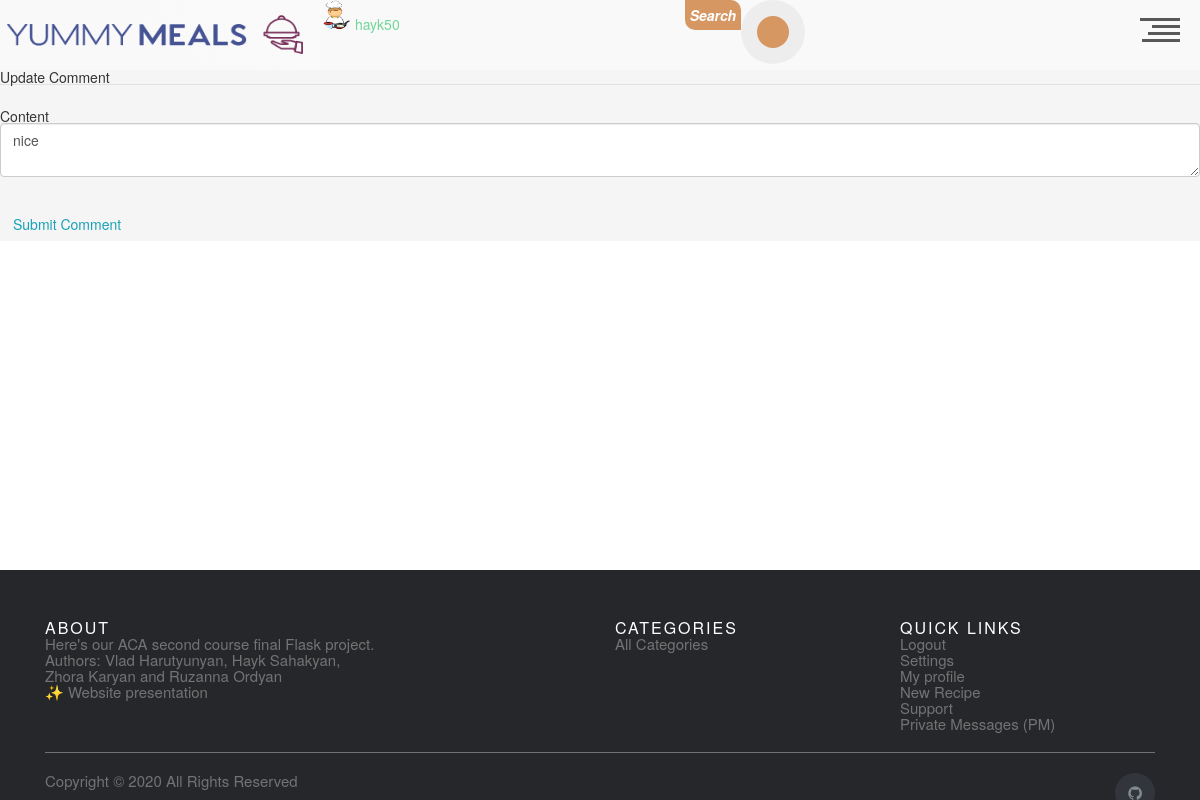
Screenshot of /user/update/25 (signed in) with the database file from the repository.
### app/users/models.py (models this page shows, shortened)
class User(db.Model, UserMixin):
    __tablename__ = 'user'
    id = db.Column(db.Integer, primary_key=True)
    username = db.Column(db.String(20), unique=True, nullable=False)
    email = db.Column(db.String(120), unique=True, nullable=False)
    image_file = db.Column(
        db.String(20), nullable=False, default='default.png')
    password = db.Column(db.String(60), nullable=False)
    comment = db.relationship('UserComments', backref='author', lazy=True)
    is_admin = db.Column(db.Boolean, default=False)

class UserComments(db.Model):
    __tablename__ = 'user_comments'
    id = db.Column(db.Integer, primary_key=True)
    date_posted = db.Column(db.DateTime, nullable=False,
                            default=datetime.utcnow)
    content = db.Column(db.Text, nullable=False)
    meal_id = db.Column(db.Integer, db.ForeignKey(
        'meal.id', ondelete='CASCADE'), nullable=False)
    user_id = db.Column(db.Integer, db.ForeignKey('user.id'), nullable=False)
    meal = db.relationship('Meal', backref="usercomments")
    user = db.relationship('User')

### app/users/routes.py (the view)
@users_bp.route("/update/<int:comment_id>", methods=['GET', 'POST'])
@login_required
def update_comment(comment_id: int):
    comment = UserComments.query.get_or_404(comment_id)
    if comment.author != current_user:
        abort(403)
    form = CommentForm()
    if form.is_submitted():
        comment.content = form.content.data
        comment.date_posted = datetime.now()
        db.session.commit()
        flash('Your comment has been updated!', 'success')
        return redirect(url_for('meals.meal_info', m_id=comment.meal_id))
    elif request.method == "GET":
        form.content.data = comment.content
    return render_template(
        'update_comment.html',
        form=form,
        legend="Update Comment")

### app/users/forms.py
class CommentForm(FlaskForm):
    content = TextAreaField('Content',
                            validators=[DataRequired()])
    username = StringField('Username',
                           validators=[DataRequired(), Length(min=2, max=20)]
                           )
    submit = SubmitField('Submit Comment')

### app/users/models.py (called while the page is built)
@login_manager.user_loader
def load_user(user_id):
    return User.query.get(int(user_id))

### app/users/templates/update_comment.html (shortened to what this page needs)
{% extends 'base.html' %}
{% block content %}
    <div class="content-section">
        <form method="POST" action="">
            <fieldset class="form-group">
                <legend class="border-bottom mb-4">{{ legend }}</legend>
                <div class="form-group">
                    {{ form.content.label(class="form-control-label") }}
                    {% if form.content.errors %}
                        {{ form.content(class="form-control form-control-lg is-invalid") }}
                        <div class="invalid-feedback">
                            {% for error in form.content.errors %}
                                <span>{{ error }}</span>
                            {% endfor %}
                        </div>
                    {% else %}
                        {{ form.content(class="form-control form-control-lg") }}
                    {% endif %}
                </div>
            </fieldset>
            <div class="form-group">
                {{ form.submit(class="btn btn-outline-info") }}
            </div>
        </form>
    </div>
{% endblock content %}

### app/index/templates/header.html (shortened to what this page needs)
<link rel="stylesheet" href="{{url_for('index.static',filename='css/header.css') }}">
<header style="display:flex">
  <h1><a style="display:flex;" href="/"><img width="321" height="70", src="{{url_for('index.static' ,  filename='media/Logo2-1.png') }}" ></a></h1>
  <h1>
  {%if current_user.is_authenticated%}
  <img width="30" height="30", src="{{url_for('users.static' ,  filename='profile_pics/'+current_user.image_file) }}" alt="Avatar" class="avatar img-circle">
  	<a href="/user/user_profile/{{current_user.id}}">{{current_user.username}}  </a>
	{%endif%}
  </h1>
<div class="search-form">
<p class="head_search_txt">Search</p>
 <form  method = 'GET' action="{{url_for('meals.meal_search')}}">
    <button style = "outline:none;" class="head_search_btn" type = 'submit'></button>
  </form>
</div>
  <div id="nav-trigger" role="button">
    <div class="line l-01"></div>
    <div class="line l-02"></div>
    <div class="line l-03"></div>
    <div class="line l-04"></div>
  </div>
</header>

### app/index/static/css/base.css (style rules this page uses)
* { margin: 0; padding: 0; outline: none; box-sizing: border-box; }
body { background-color: #ededed; }

### app/index/static/css/header.css (style rules this page uses)
html, div, span, applet, object, iframe, h1, h2, h3, h4, h5, h6, p, blockquote, pre, a, abbr, acronym, address, big, cite, code, del, dfn, em, img, ins, kbd, q, s, samp, small, strike, strong, sub, sup, tt, var, b, u, i, center, dl, dt, dd, ol, ul, li, fieldset, form, label, legend, table, caption, tbody, tfoot, thead, tr, th, td, article, aside, canvas, details, embed, figure, figcaption, footer, header, hgroup, menu, nav, output, ruby, section, summary, time, mark, audio, video { margin: 0; padding: 0; border: 0; font-size: 100%; font: inherit; vertical-align: baseline; }
article, aside, details, figcaption, figure, footer, header, hgroup, menu, nav, section, main { display: block; }
body { line-height: 1; }
html * { -webkit-font-smoothing: antialiased; -moz-osx-font-smoothing: grayscale; }
*, *:after, *:before { -webkit-box-sizing: border-box; -moz-box-sizing: border-box; box-sizing: border-box; }
html, body { height: 100%; }
a { color: #72d69a; text-decoration: none; transition: color .2s ease-out; }
header { position: fixed; top: 0; left: 0; height: 50px; width: 100%; background: #f9f9f9; z-index: 3; -webkit-transform: translateZ(0); -webkit-backface-visibility: hidden; -webkit-transition-property: -webkit-transform; -moz-transition-property: -moz-transform; transition-property: transform; -webkit-transition-duration: 0.4s; -moz-transition-duration: 0.4s; transition-duration: 0.4s; }
@media only screen and (min-width: 768px) { header { height: 70px; } }
#nav-trigger { position: absolute; margin: 10px 10px 0 0; top: auto; right: auto; width: 40px; height: 40px; cursor: pointer; text-align: right; float: right; -moz-transform: rotate(180deg); -webkit-transform: rotate(180deg); -o-transform: rotate(180deg); transform: rotate(180deg); -moz-transition: all 0.4s cubic-bezier(0.19, 1, 0.22, 1); -webkit-transition: all 0.4s cubic-bezier(0.19, 1, 0.22, 1); -o-transition: all 0.4s cubic-bezier(0.19, 1, 0.22, 1); transition: all 0.4s cubic-bezier(0.19, 1, 0.22, 1); right: 10px; top: -8px; }
#nav-trigger .line { height: 3px; width: 100%; margin-bottom: 4px; background: #585858; -moz-transition: all 0.4s cubic-bezier(0.19, 1, 0.22, 1); -webkit-transition: all 0.4s cubic-bezier(0.19, 1, 0.22, 1); -o-transition: all 0.4s cubic-bezier(0.19, 1, 0.22, 1); transition: all 0.4s cubic-bezier(0.19, 1, 0.22, 1); }
#nav-trigger .line.l-01 { width: 95%; }
#nav-trigger .line.l-02 { width: 80%; }
#nav-trigger .line.l-03 { width: 70%; }
#nav-trigger .line.l-04 { width: 100%; }
* { outline: none; border: none; padding: 0; }
.search-form { position: relative; margin: 0 auto 0; width: 300px; display: flex; }
.head_search_txt { background: #d69762; color: #fff; width: 56px; display: flex; text-align: center; font-weight: 600; justify-content: center; align-items: center; height: 30px; border-radius: 0px 10px 0px 10px; font-style: italic; }
.search-form:before { content: ' '; position: absolute; left: 70px; top: 14px; width: 2px; height: 36px; transform: scale(0); z-index: 1; background: #d69762; transition: all 0.5s cubic-bezier(.87, -.41, .19, 1.44); }
.head_search_btn { background: #ededed; position: absolute; height: 100%; border-radius: 50%; width: 64px; height: 64px; transition: all 0.5s cubic-bezier(.87, -.41, .19, 1.44); }
.head_search_btn:after { content: ' '; position: absolute; width: 32px; height: 32px; left: 0; right: 0; transform: translateY(-50%); margin: 0 auto; background: #d69762; border-radius: 50%; }
.head_search_btn:before { content: ' '; position: absolute; width: 24px; height: 24px; left: 0; right: 0; top: 20px; transform: scale(0); transform-origin: left top; margin: 0 auto; background: #ededed; border-radius: 50%; z-index: 1; transition: all 0.8s ease; }

### rows the page displays
User: image_file (placeholder picture), username "hayk50"
UserComments: content "nice"

### other values shown
{{ legend }} "Update Comment"
